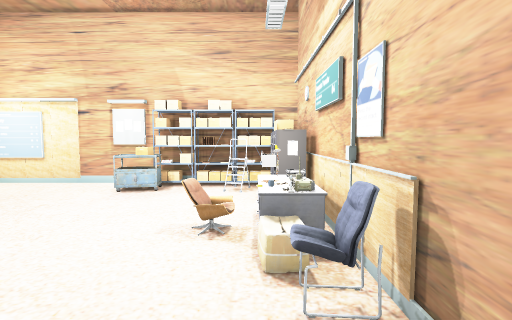
view 1 (above)

21 first-person views from a walk through a Godot game level. The camera is 1.4 m above the floor, tilts 4° down and sees 85° across. The floor is counted in squares, 1 m on a side. Each view is taken from the middle of a square. On the plan, view 1 faces up. The plan holds only what a view shows up to about 14 squares ahead; the rest is blank.

view 2
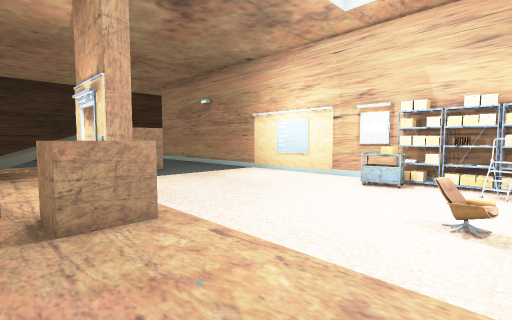

view 3
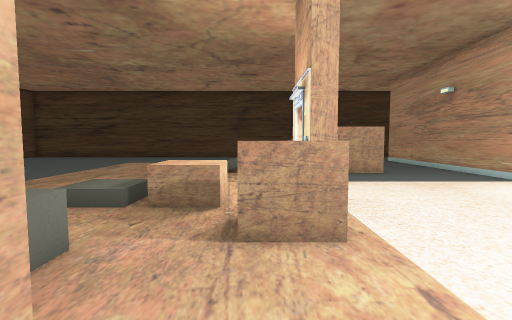

view 4
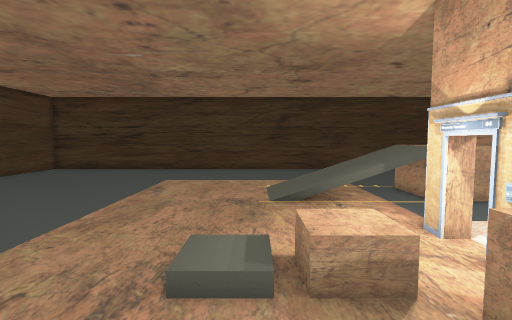

view 5
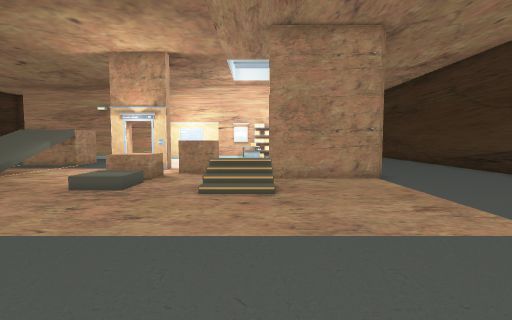

view 6
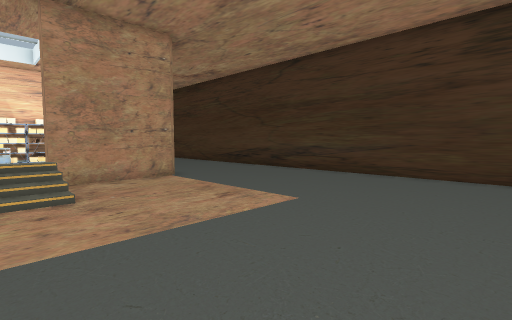

view 7
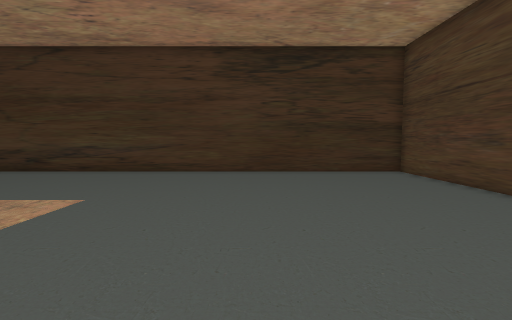

view 8
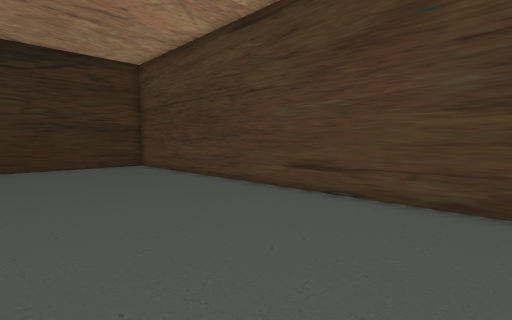

view 9
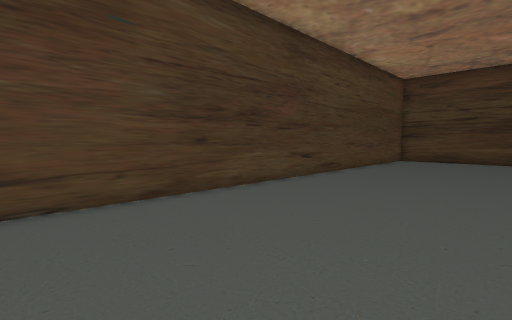

view 10
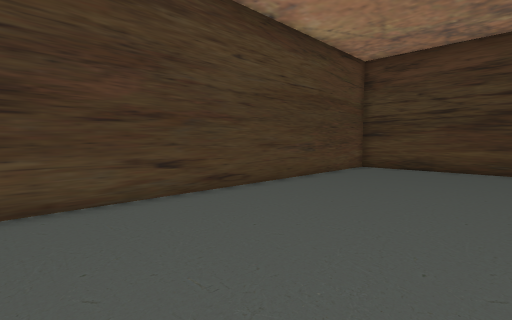

view 11
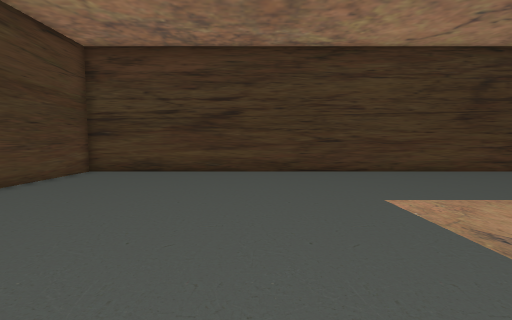

view 12
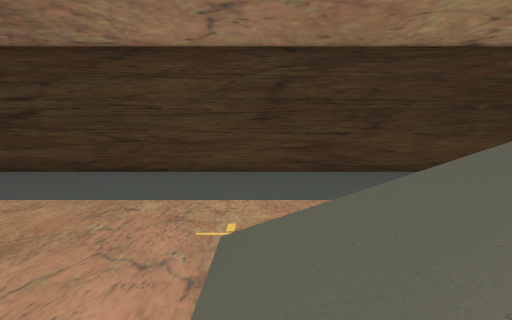

view 13
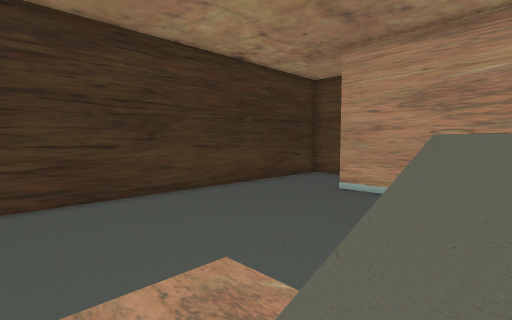

view 14
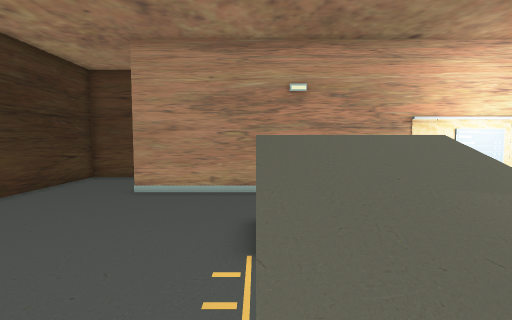

view 15
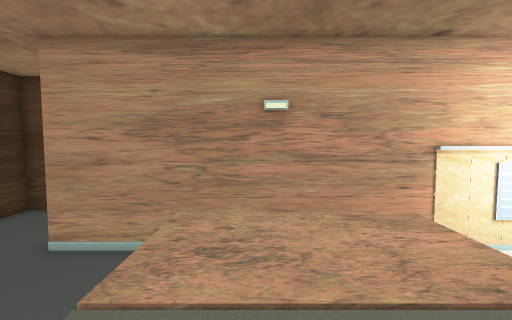

view 16
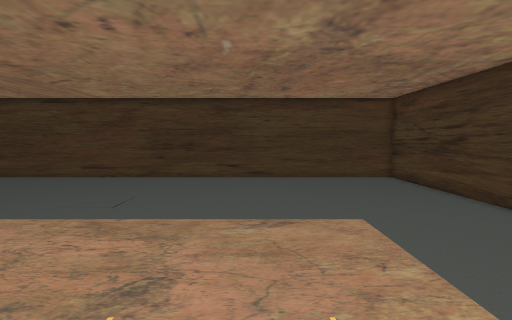

view 17
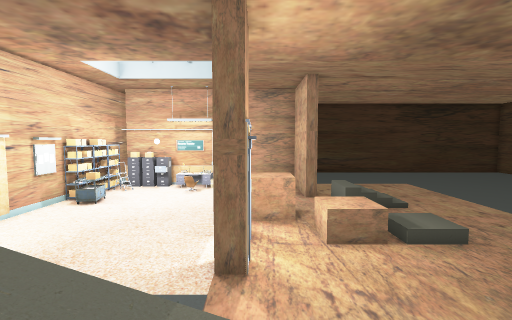

view 18
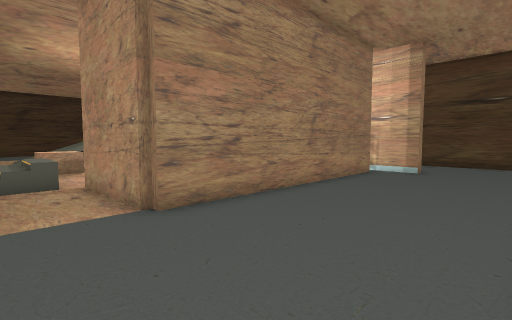

view 19
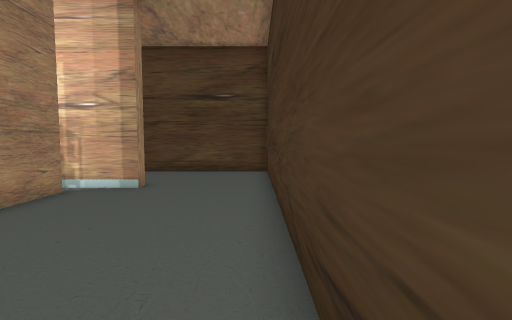

view 20
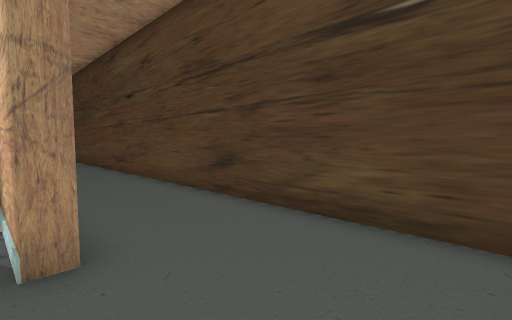

view 21
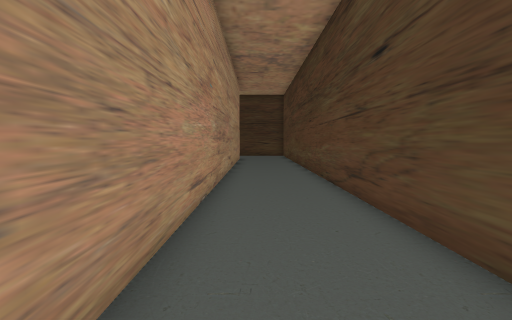

### Floor plan
Key: @ floor where view 1 was taken; # wall or solid block; x gap in a wall; . main floor; : floor 2 m higher than the main floor; / step, stairs or slope; = window, fence, low wall or low ledge; ^ raised ledge; S shelf; T trolley; R drawers; C cabinet; H chair; E desk; O other object.
Columns run from 25 left of view 1 to 8 right of it. Each row starts with its distance up from view 1.
 14 ##          ######################
 13 #...        .....................#
 12 #...        .....................#
 11 #....       .....................#
 10 #....       .....................#
  9 #....##################S#S###....#
  8 #....................#TOSOO......#
  7 #.........................O......#
  6 #........................RC......#
  5 #........:::#............O#......#
  4 #........:::............HE#......#
  3 #........////.............#......#
  2 #........////..#x#........H......#
  1 #........////......^^.... #......#
  0 #........///=......^^....@#......#
 -1 #........///=....^^..... .#......#
 -2 #........////....^^....####......#
 -3 #................//..//..........#
 -4 #................//..//..........#
 -5 #....................//..........#
 -6 #................................#
 -7 #................................#
 -8 #................................#
 -9 #................................#
-10 #................................#
-11 #................................#
-12 #................................#
-13 #................................#
-14 #................................#
-15 #................................#
-16 #................................#
-17 #................................#
-18 #................................#
-19 ##################################

Positions as (right, up) in squares from view 1, and headings:
1: (0, 0), facing up
2: (0, -1), facing up-left
3: (-1, 0), facing left
4: (-3, -3), facing left
5: (-3, -12), facing up
6: (-4, -12), facing up-right
7: (-5, -12), facing right
8: (-8, -12), facing down-right
9: (-4, -12), facing down-left
10: (-10, -12), facing down-left
11: (-12, -11), facing left
12: (-12, -2), facing left
13: (-15, -1), facing up-left
14: (-16, -1), facing up
15: (-15, 2), facing up
16: (-15, 1), facing down
17: (-15, 1), facing right
18: (7, -4), facing up-left
19: (7, 1), facing up
20: (7, 9), facing up-left
21: (1, 11), facing left
